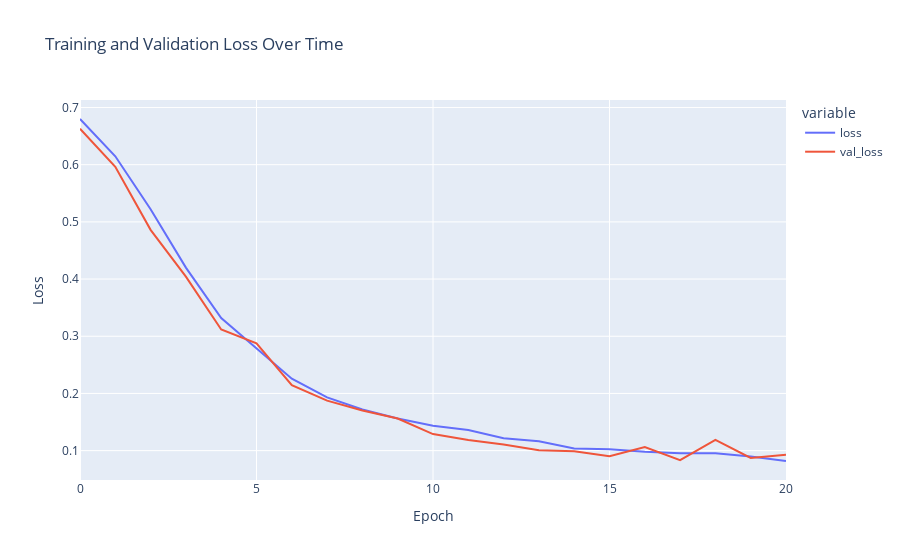

The notebook cell this image was saved under:
### Code cell
fig = px.line(
    history.history,
    y = ['loss', 'val_loss'],
    labels = {'index': 'Epoch', 'value': 'Loss'},
    title = "Training and Validation Loss Over Time"
)
fig.show()

### Figure 1 — Plotly figure (JSON) as saved in the notebook; plotly's stock layout.template omitted (floating-point values rounded to 4 significant figures)
{"data": [{"hovertemplate": "variable=loss<br>Epoch=%{x}<br>Loss=%{y}<extra></extra>", "legendgroup": "loss", "line": {"color": "#636efa", "dash": "solid"}, "marker": {"symbol": "circle"}, "mode": "lines", "name": "loss", "orientation": "v", "showlegend": true, "type": "scatter", "x": [0, 1, 2, 3, 4, 5, 6, 7, 8, 9, 10, 11, 12, 13, 14, 15, 16, 17, 18, 19, 20], "xaxis": "x", "y": [0.6799, 0.6147, 0.522, 0.42, 0.3319, 0.2788, 0.2258, 0.1931, 0.172, 0.1563, 0.1436, 0.1359, 0.1217, 0.1163, 0.1036, 0.1024, 0.0982, 0.09545, 0.09563, 0.08976, 0.08189], "yaxis": "y"}, {"hovertemplate": "variable=val_loss<br>Epoch=%{x}<br>Loss=%{y}<extra></extra>", "legendgroup": "val_loss", "line": {"color": "#EF553B", "dash": "solid"}, "marker": {"symbol": "circle"}, "mode": "lines", "name": "val_loss", "orientation": "v", "showlegend": true, "type": "scatter", "x": [0, 1, 2, 3, 4, 5, 6, 7, 8, 9, 10, 11, 12, 13, 14, 15, 16, 17, 18, 19, 20], "xaxis": "x", "y": [0.6627, 0.5962, 0.4861, 0.4042, 0.3119, 0.2875, 0.2147, 0.1874, 0.1701, 0.1563, 0.129, 0.1186, 0.1107, 0.1008, 0.09902, 0.09027, 0.1063, 0.08347, 0.119, 0.08729, 0.09274], "yaxis": "y"}], "layout": {"legend": {"title": {"text": "variable"}, "tracegroupgap": 0}, "title": {"text": "Training and Validation Loss Over Time"}, "xaxis": {"anchor": "y", "domain": [0, 1], "title": {"text": "Epoch"}}, "yaxis": {"anchor": "x", "domain": [0, 1], "title": {"text": "Loss"}}}}
